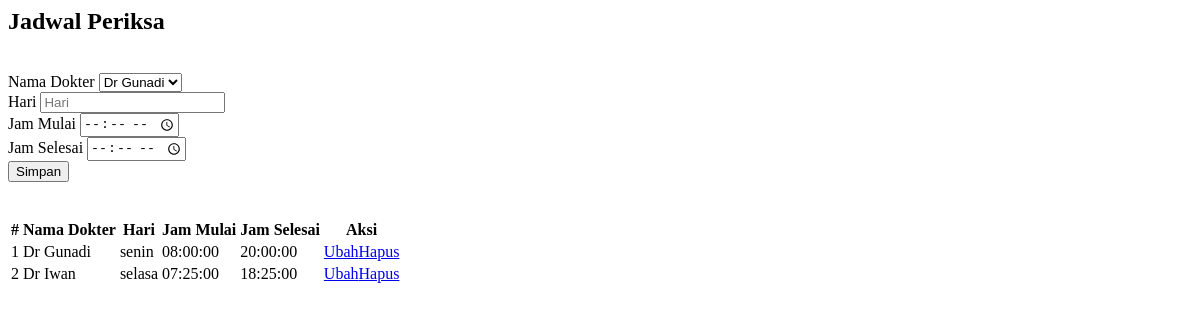
/jadwal_periksa.php (signed in), run on an earlier commit of the app's database.
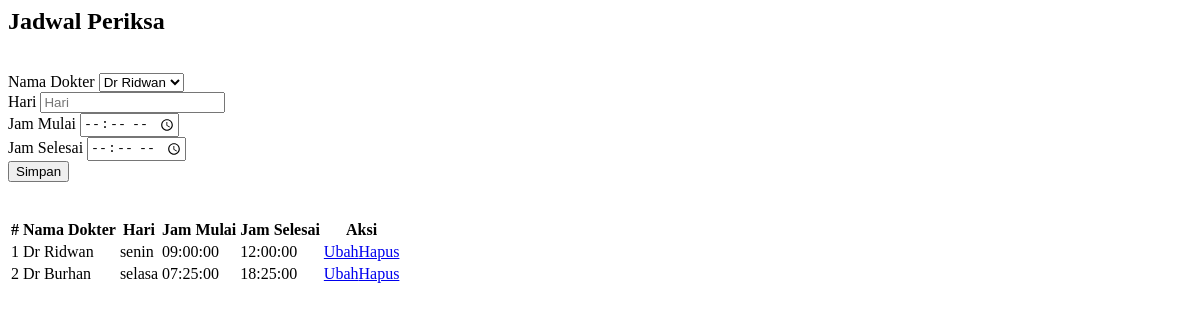
And on a later commit of the database.
### tables this page shows
CREATE TABLE `jadwal_periksa` (
  `id` int(11) UNSIGNED NOT NULL,
  `id_dokter` int(11) UNSIGNED NOT NULL,
  `hari` enum('senin','selasa','rabu','kamis','jumat') NOT NULL,
  `jam_mulai` time NOT NULL,
  `jam_selesai` time NOT NULL
);

CREATE TABLE `dokter` (
  `id` int(11) UNSIGNED NOT NULL,
  `nama` varchar(255) DEFAULT NULL,
  `alamat` varchar(255) DEFAULT NULL,
  `no_hp` varchar(50) DEFAULT NULL,
  `id_poli` int(11) UNSIGNED NOT NULL
);

### jadwal_periksa.php (the view, shortened to what this page needs)
<div class="container">
    <h2>Jadwal Periksa</h2>
<br>
    <?php
include'koneksi.php';
?>
<body>
<div class="container">
    <form class="form row"  method="POST" action="" name="myForm" onsubmit="return(validate());">
    <?php
    $id_dokter= '';
    $hari= '';
    $jam_mulai = '';
    $jam_selesai ='';
    ?>
    <div class="row">
        <div class="col">
        <label for="inputNama" class="form-label fw-bold">
            Nama Dokter
        </label>
        <select class="form-control" name="id_dokter">
        <?php
        $selected = '';
        $dokter = mysqli_query($mysqli, "SELECT * FROM dokter");
        while ($data = mysqli_fetch_array($dokter)) {
            if ($data['id'] == $id_dokter) {
                $selected = 'selected="selected"';
            } else {
                $selected = '';
            }
        ?>
            <option value="<?php echo $data['id'] ?>" <?php echo $selected ?>><?php echo $data['nama'] ?></option>
        <?php
        }
        ?>
    </select>
    </div>
        <div class="col">
        <label for="inputHari" class="form-label fw-bold">
            Hari
        </label>
        <input type="enum" class="form-control" name="hari" id="inputHari" placeholder="Hari" value="<?php echo $hari ?>">
    </div>
    <div class="col">
        <label for="inputJam_mulai" class="form-label fw-bold">
            Jam Mulai
        </label>
        <input type="time" class="form-control" name="jam_mulai" id="inputJam_mulai" placeholder="Jam mulai" value="<?php echo $jam_mulai ?>">
    </div>
    <div class="col">
        <label for="inputJam_selesai" class="form-label fw-bold">
            Jam Selesai
        </label>
        <input type="time" class="form-control" name="jam_selesai" id="inputJam_selesai" placeholder="Jam selesai" value="<?php echo $jam_selesai ?>">
    </div>
    <div class="col">
        <button type="submit" class="btn btn-primary rounded-pill px-3" name="simpan">Simpan</button>
    </div>
    </form>
    <br>
    <br>
    <table class="table table-hover">
    <table class="table table-hover">
    <thead>
        <tr>
            <th scope="col">#</th>
            <th scope="col">Nama Dokter</th>
            <th scope="col">Hari</th>
            <th scope="col">Jam Mulai</th>
            <th scope="col">Jam Selesai</th>
            <th scope="col">Aksi</th>
        </tr>
    </thead>
        <tbody>
    <?php
    $result = mysqli_query($mysqli, "SELECT dp.*, p.nama as 'nama_dokter' FROM jadwal_periksa dp LEFT JOIN dokter p ON (dp.id_dokter=p.id) ORDER BY id ASC");
    if (mysqli_num_rows($result) > 0) {
        $no = 1;
        while ($data = mysqli_fetch_array($result)) {
            echo "<tr>";
            echo "<td>" . $no++ . "</td>";
            echo "<td>" . $data['nama_dokter'] . "</td>";
            echo "<td>" . $data['hari'] . "</td>";
            echo "<td>" . $data['jam_mulai'] . "</td>";
            echo "<td>" . $data['jam_selesai'] . "</td>";
            echo "<td>";
            echo '<a class="btn btn-success rounded-pill px-3" href="index.php?page=jadwal_periksa&id=' . $data['id'] . '">Ubah</a>';
            echo '<a class="btn btn-danger rounded-pill px-3" href="index.php?page=jadwal_periksa&id=' . $data['id'] . '&aksi=hapus">Hapus</a>';
            echo "</td>";
            echo "</tr>";
        }
    } else {
        echo "No rows returned.";
    }
    ?>
    </tbody>
    </table>

What changed in the data, as far as the page shows it:
changed jadwal_periksa "senin": id_dokter.nama "Dr Gunadi" → "Dr Ridwan"; jam_mulai "08:00:00" → "09:00:00"; jam_selesai "20:00:00" → "12:00:00"
changed through a linked row, jadwal_periksa "selasa": id_dokter.nama "Dr Iwan" → "Dr Burhan"
Also different on the page:
form field id_dokter: "Dr Gunadi" → "Dr Ridwan"
